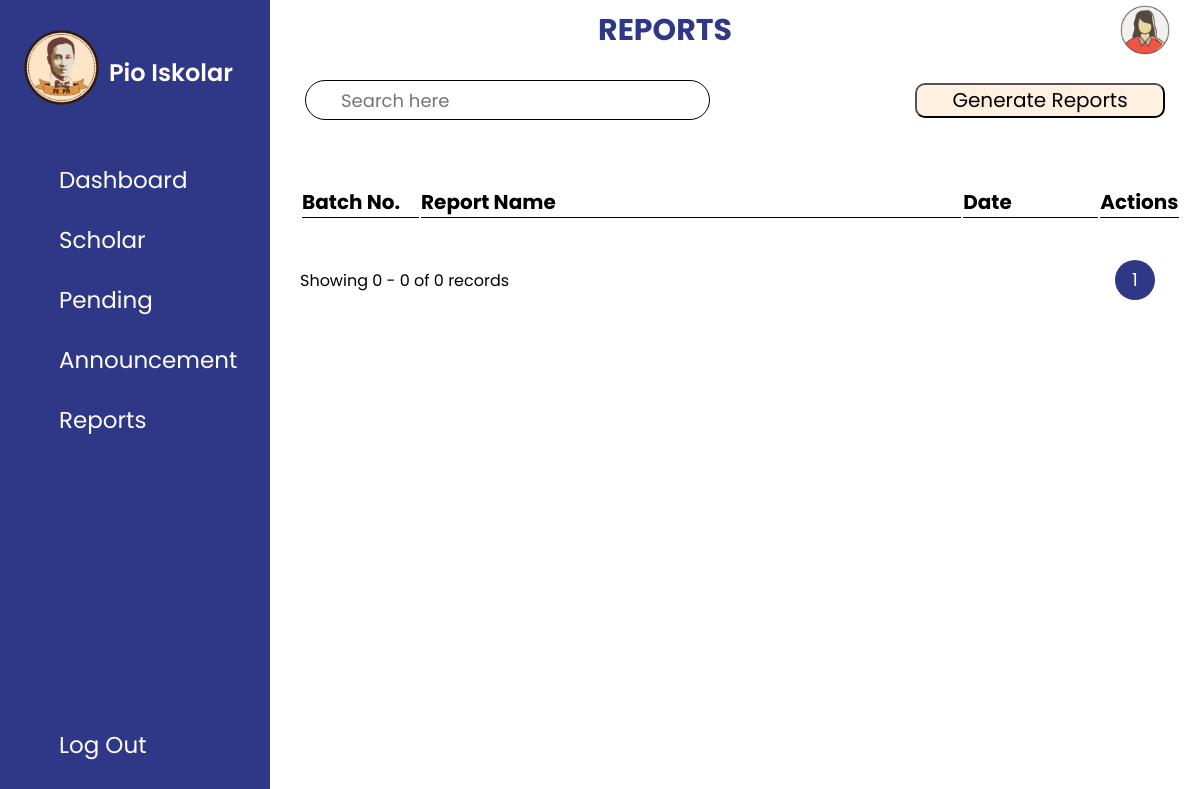
/html/ad_reports.php, run on an earlier commit of the app's database.
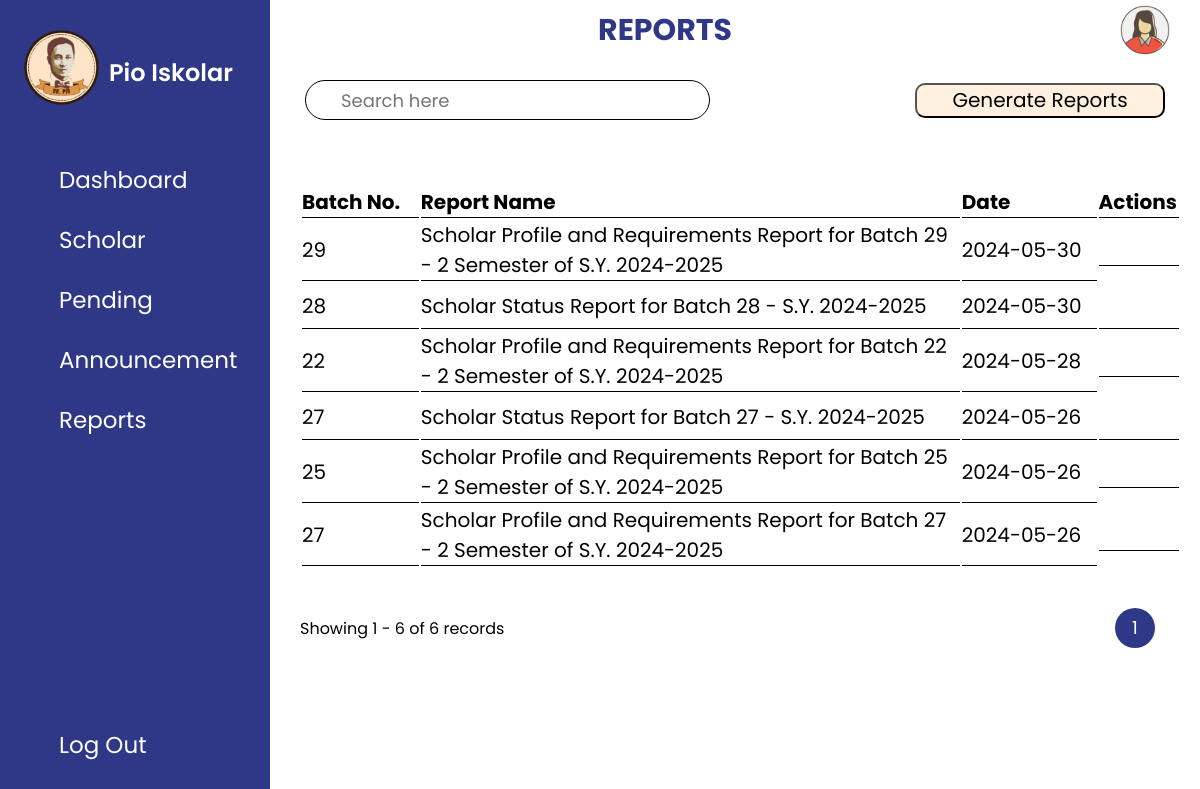
And on a later commit of the database.
### tables this page shows
CREATE TABLE `reports` (
  `report_id` int(11) NOT NULL,
  `batch_no` int(11) NOT NULL,
  `title` varchar(100) NOT NULL,
  `report_type` varchar(100) NOT NULL,
  `creation_date` date NOT NULL,
  `acad_year` int(11) NOT NULL,
  `content` text NOT NULL
);

### functions/view_reports.php (the view, shortened to what this page needs)
<?php
global $conn;
function reportList($currentPage = 1, $recordsPerPage = 15, $search = '', $sortColumn = 'creation_date', $sortOrder = 'DESC'){
    global $conn;
    $offset = ($currentPage - 1) * $recordsPerPage;
    $searchQuery = $search ? "WHERE batch_no LIKE '%$search%' OR title LIKE '%$search%' OR report_type LIKE '%$search%'" : '';
    $display = "SELECT report_id, batch_no, title, report_type, creation_date, content
                FROM reports
                $searchQuery
                ORDER BY $sortColumn $sortOrder
                LIMIT $recordsPerPage OFFSET $offset";
    $result = $conn->query($display);
    if ($result->num_rows > 0) {
        while ($row = $result->fetch_assoc()) {
            print '
            <tr>
                <td> '.$row["batch_no"].' </td>
                <td> '.$row["title"].' </td>
                <td> '.$row["creation_date"].' </td>
                <td style="text-align: right;" class="wrap">
                    <div class="icon">
                        <div class="tooltip"> View</div>
                        <span>
                            <ion-icon name="eye-outline" onclick="openReport(this)"
                                data-report_id="'.$row["report_id"].'"
                                data-batch_no="'.$row["batch_no"].'"
                                data-title="'.$row["title"].'"
                                data-report_type="'.$row["report_type"].'"
                                data-creation_date="'.$row["creation_date"].'"
                                data-content="'.$row["content"].'"></ion-icon>
                        </span>
                    </div>
            ';
            print '
                    <div class="icon">
                        <div class="tooltip"> Delete</div>
                        <span>
                            <ion-icon name="trash-outline" onclick="openDelete(this)"
                                data-id="'.$row["report_id"].'"></ion-icon>
                        </span>
                    </div>
                </td>
            </tr>
            ';
        }
    }
}
function getTotalRecords($search = '') {
    global $conn;
    $searchQuery = $search ? "WHERE batch_no LIKE '%$search%' OR title LIKE '%$search%' OR report_type LIKE '%$search%'" : '';
    $countQuery = "SELECT COUNT(*) as total FROM reports $searchQuery";
    $result = $conn->query($countQuery);
    $row = $result->fetch_assoc();
    return $row['total'];
}
?>

### html/pagination.php (shortened to what this page needs)
<?php
$currentPage = isset($_GET['page']) ? (int)$_GET['page'] : 1;
$recordsPerPage = 15;
$search = isset($_GET['search']) ? htmlspecialchars($_GET['search']) : '';
$totalRecords = getTotalRecords($search);
$totalPages = $totalRecords > 0 ? ceil($totalRecords / $recordsPerPage) : 1;
$startRecord = $totalRecords > 0 ? ($currentPage - 1) * $recordsPerPage + 1 : 0;
$endRecord = $totalRecords > 0 ? min($startRecord + $recordsPerPage - 1, $totalRecords) : 0;
?>
<div class="pagination">
    <p>Showing <?= $startRecord ?> - <?= $endRecord ?> of <?= $totalRecords ?> records</p>
    <div class="box">
        <ul class="ul" data-total-pages="<?= $totalPages ?>" data-current-page="<?= $currentPage ?>">
        </ul>
    </div>
</div>

What changed in the data, as far as the page shows it:
added reports: batch_no "29", title "Scholar Profile and Requirements Report for Batch 29 - 2 Semester of S.Y. 2024-2025", creation_date "2024-05-30"
added reports: batch_no "28", title "Scholar Status Report for Batch 28 - S.Y. 2024-2025", creation_date "2024-05-30"
added reports: batch_no "22", title "Scholar Profile and Requirements Report for Batch 22 - 2 Semester of S.Y. 2024-2025", creation_date "2024-05-28"
added reports: batch_no "27", title "Scholar Status Report for Batch 27 - S.Y. 2024-2025", creation_date "2024-05-26"
added reports: batch_no "25", title "Scholar Profile and Requirements Report for Batch 25 - 2 Semester of S.Y. 2024-2025", creation_date "2024-05-26"
added reports: batch_no "27", title "Scholar Profile and Requirements Report for Batch 27 - 2 Semester of S.Y. 2024-2025", creation_date "2024-05-26"
Also different on the page:
$startRecord: "0" → "1"
$endRecord: "0" → "6"
$totalRecords: "0" → "6"
